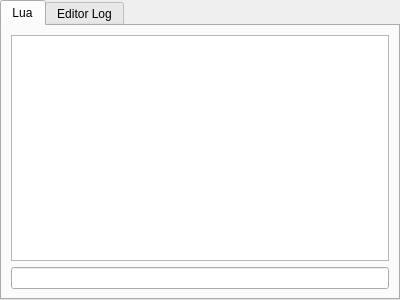
<?xml version="1.0" encoding="UTF-8"?>
<ui version="4.0">
 <class>Form</class>
 <widget class="QWidget" name="Form">
  <property name="geometry">
   <rect>
    <x>0</x>
    <y>0</y>
    <width>400</width>
    <height>300</height>
   </rect>
  </property>
  <property name="windowTitle">
   <string>Form</string>
  </property>
  <layout class="QVBoxLayout" name="verticalLayout">
   <property name="spacing">
    <number>2</number>
   </property>
   <property name="leftMargin">
    <number>0</number>
   </property>
   <property name="topMargin">
    <number>0</number>
   </property>
   <property name="rightMargin">
    <number>0</number>
   </property>
   <property name="bottomMargin">
    <number>0</number>
   </property>
   <item>
    <widget class="QTabWidget" name="tabWidget">
     <property name="currentIndex">
      <number>0</number>
     </property>
     <widget class="QWidget" name="luaLogTab">
      <attribute name="title">
       <string>Lua</string>
      </attribute>
      <layout class="QVBoxLayout" name="verticalLayout_3">
       <item>
        <widget class="QTextEdit" name="luaConsoleOutput">
         <property name="font">
          <font>
           <family>Consolas</family>
           <pointsize>10</pointsize>
          </font>
         </property>
         <property name="readOnly">
          <bool>true</bool>
         </property>
        </widget>
       </item>
       <item>
        <layout class="QHBoxLayout" name="luaLogTabLayout">
         <property name="spacing">
          <number>2</number>
         </property>
         <item>
          <widget class="QLineEdit" name="luaConsoleInput">
           <property name="font">
            <font>
             <family>Consolas</family>
            </font>
           </property>
          </widget>
         </item>
        </layout>
       </item>
      </layout>
     </widget>
     <widget class="QWidget" name="editorLogTab">
      <attribute name="title">
       <string>Editor Log</string>
      </attribute>
      <layout class="QVBoxLayout" name="verticalLayout_4">
       <item>
        <widget class="QTextEdit" name="editorLogOutput">
         <property name="font">
          <font>
           <family>Consolas</family>
           <pointsize>10</pointsize>
          </font>
         </property>
         <property name="readOnly">
          <bool>true</bool>
         </property>
        </widget>
       </item>
      </layout>
     </widget>
    </widget>
   </item>
  </layout>
 </widget>
 <resources/>
 <connections/>
</ui>
